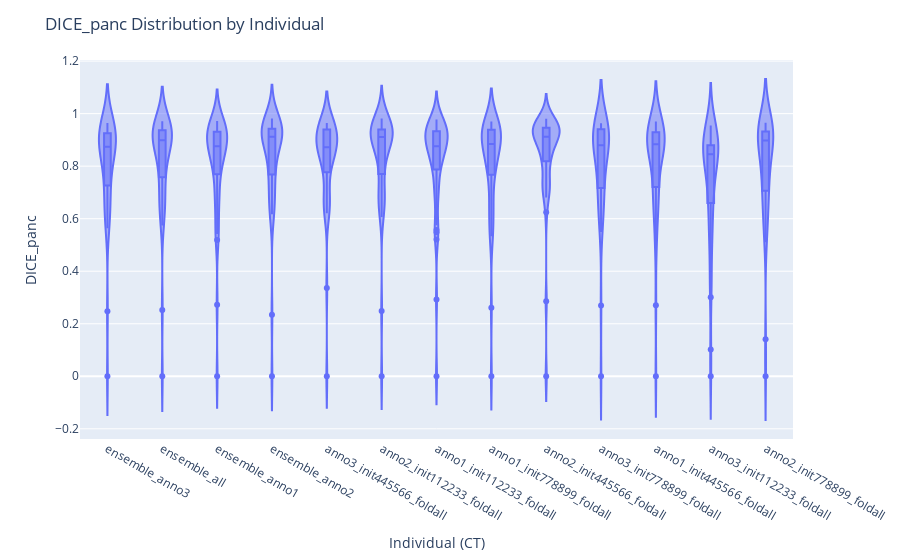

The notebook cell this image was saved under:
### Code cell
import plotly.express as px

fig = px.violin(df, 
                x="CT", 
                y="DICE_panc", 
                box=True,  # adds boxplot inside the violin
                #points="all",  # shows all individual data points
               )

fig.update_layout(title="DICE_panc Distribution by Individual",
                  xaxis_title="Individual (CT)",
                  yaxis_title="DICE_panc")
fig.show()

### Figure 1 — Plotly figure (JSON) as saved in the notebook; plotly's stock layout.template omitted (floating-point values rounded to 4 significant figures; data arrays with more than 128 entries replaced by an {"elided": "..."} marker saying what was removed)
{"data": [{"alignmentgroup": "True", "box": {"visible": true}, "hovertemplate": "CT=%{x}<br>DICE_panc=%{y}<extra></extra>", "legendgroup": "", "marker": {"color": "#636efa"}, "name": "", "offsetgroup": "", "orientation": "v", "scalegroup": "True", "showlegend": false, "type": "violin", "x": {"elided": "568 str values"}, "x0": " ", "xaxis": "x", "y": {"elided": "568 float values"}, "y0": " ", "yaxis": "y"}], "layout": {"legend": {"tracegroupgap": 0}, "margin": {"t": 60}, "title": {"text": "DICE_panc Distribution by Individual"}, "violinmode": "group", "xaxis": {"anchor": "y", "domain": [0, 1], "title": {"text": "Individual (CT)"}}, "yaxis": {"anchor": "x", "domain": [0, 1], "title": {"text": "DICE_panc"}}}}
